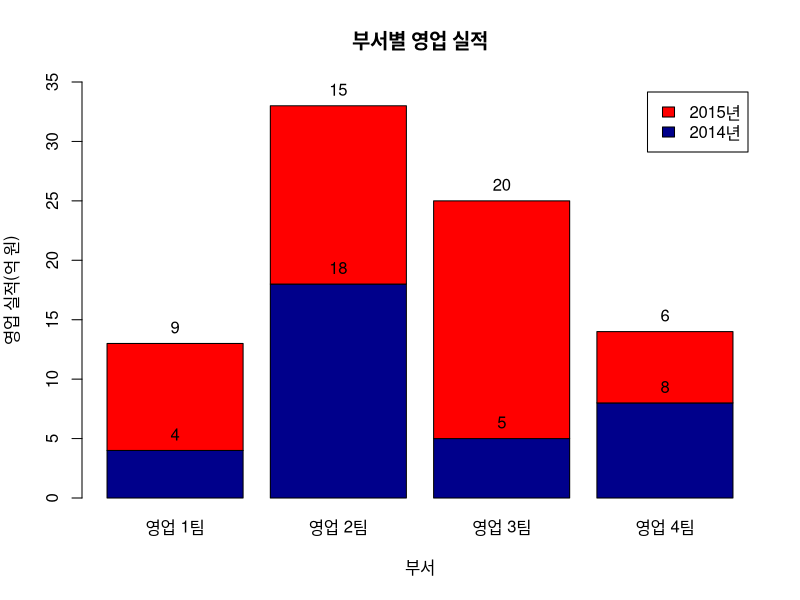

This figure's R source:
#########################################
# 7.1 스택형 바차트에 라벨달기
#########################################

height1 <- c(4, 18, 5, 8)
height2 <- c(9, 15, 20, 6)

height <- rbind(height1, height2)
height

name <- c("영업 1팀", "영업 2팀", "영업 3팀", "영업 4팀")
legend_lbl <- c("2014년", "2015년")

bp <-   barplot(height, main="부서별 영업 실적",
                names.arg=name,
                xlab="부서", ylab="영업 실적(억 원)",
                col=c("darkblue","red"),
                legend.text=legend_lbl,
                ylim=c(0, 35))

text(x=bp, y=height1, labels=round(height1,0), pos=3)                       # 2014년 데이터에 라벨달기
text(x=bp, y=height1 + height2, labels=round(height2,0), pos=3)      # 2015년 데이터에 라벨달기

